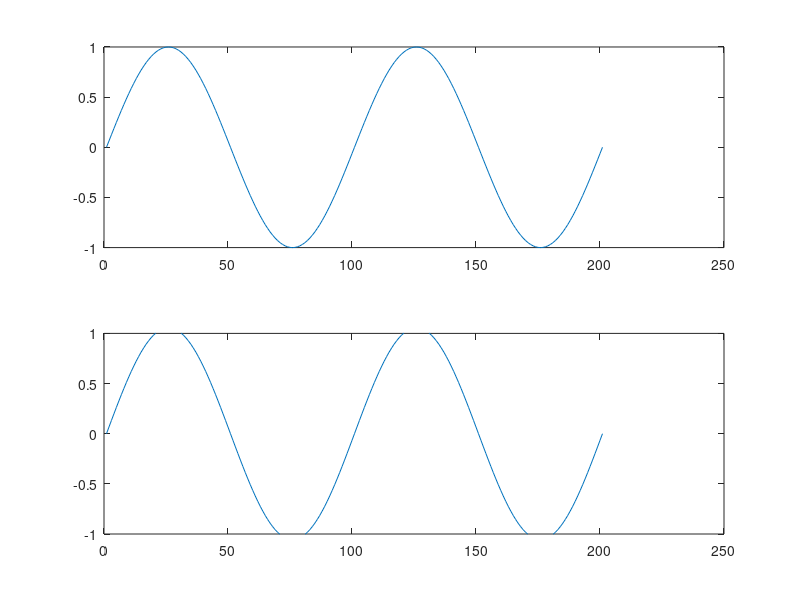

This chart was generated by the following MATLAB code:
clc
clear all
n=0:0.01:2;
x=sin(2*pi*1*n);
N=length(n);
for k=1:4*N
  sum1=0;
  for p=1:N
    sum1=sum1+x(p)*exp(-1i*2*pi*1*n(p)*k);
    %Replace comlex i and j for 1i for speed and improved robustness
  end
  c(k)=sum1/(N*8);
end

for k=1:N
  y(k)=0;
  for p=1:4*N
    y(k)=y(k)+c(p)*exp(1i*2*pi*1*n(k)*p);
  end
end
subplot(211),plot(x);
subplot(212),plot(real(y));
%If here real were not there it's plot would be circular
ylim([-1 1])